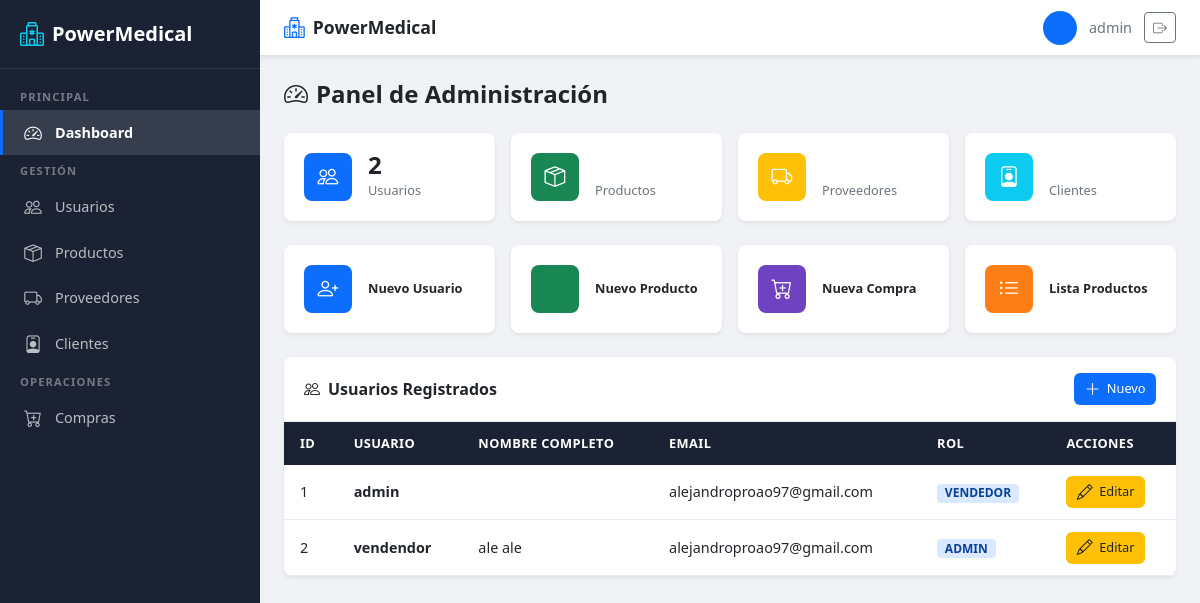
Page /usuarios/dashboard/admin/ (signed in) on the earlier database version.
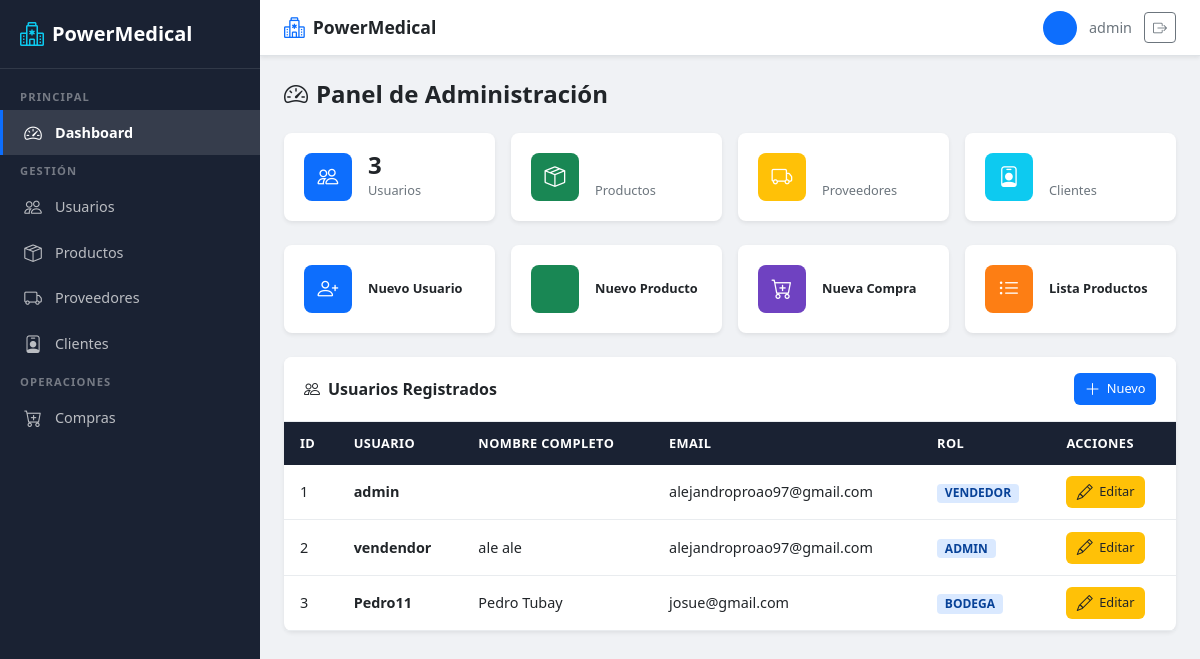
Same page on the later database version.
### usuarios/models.py (models this page shows)
class Usuario(AbstractUser):
    ROLES = [
        ('ADMIN', 'Administrador'),
        ('BODEGA', 'Bodeguero'),
        ('VENDEDOR', 'Vendedor'),
    ]
    rol = models.CharField(
        max_length=15,
        choices=ROLES,
        default='VENDEDOR'
    )

### usuarios/views.py (the view)
# urls.py: path('dashboard/admin/', views.dashboard_admin, name='dashboard_admin'),
@roles_permitidos('ADMIN')
def dashboard_admin(request):
    usuarios = Usuario.objects.all()
    return render(request, 'usuarios/dashboard_admin.html', {'usuarios': usuarios})

### usuarios/views.py (called while the page is built)
def roles_permitidos(*roles):
    def decorator(view_func):
        @wraps(view_func)
        @login_required
        def wrapper(request, *args, **kwargs):
            if request.user.is_superuser or request.user.rol in roles:
                return view_func(request, *args, **kwargs)
            return redirect('redireccion_rol')
        return wrapper
    return decorator

### usuarios/templates/usuarios/dashboard_admin.html (shortened to what the changed rows need)
{% extends 'usuarios/base.html' %}
{% block content %}
<div class="pm-page-header">
    <h2><i class="bi bi-speedometer2 me-2"></i>Panel de Administración</h2>
</div>
<div class="row g-3 mb-4">
    <div class="col-sm-6 col-lg-3">
        <a href="{% url 'registro_usuario' %}" class="pm-stat-card">
            <div class="pm-stat-info">
                <h3>{{ usuarios|length }}</h3>
                <p>Usuarios</p>
            </div>
        </a>
    </div>
</div>
<div class="pm-card">
    <div class="pm-card-body p-0">
        <div class="pm-table-responsive">
            <table class="pm-table">
                <thead>
                    <tr>
                        <th>ID</th>
                        <th>Usuario</th>
                        <th>Nombre Completo</th>
                        <th>Email</th>
                        <th>Rol</th>
                        <th>Acciones</th>
                    </tr>
                </thead>
                <tbody>
                    {% for usuario in usuarios %}
                    <tr>
                        <td>{{ usuario.id }}</td>
                        <td><strong>{{ usuario.username }}</strong></td>
                        <td>{{ usuario.first_name }} {{ usuario.last_name }}</td>
                        <td>{{ usuario.email|default:"-" }}</td>
                        <td><span class="pm-badge pm-badge-role">{{ usuario.rol }}</span></td>
                        <td>
                            <a href="{% url 'editar_usuario' usuario.id %}" class="pm-btn pm-btn-warning pm-btn-sm">
                                <i class="bi bi-pencil"></i> Editar
                            </a>
                        </td>
                    </tr>
                    {% endfor %}
                </tbody>
            </table>
        </div>
    </div>
</div>
{% endblock %}

### usuarios/templates/usuarios/base.html (shortened to what this page needs)
{% load static %}
<!DOCTYPE html>
<html lang="es">
<head>
    <link href="https://cdn.jsdelivr.net/npm/bootstrap@5.3.0/dist/css/bootstrap.min.css" rel="stylesheet">
    <link href="https://cdn.jsdelivr.net/npm/bootstrap-icons@1.11.0/font/bootstrap-icons.css" rel="stylesheet">
    <link href="{% static 'usuarios/css/style.css' %}" rel="stylesheet">
</head>
<body>
    <aside class="pm-sidebar" id="sidebar">
        <a class="pm-sidebar-brand" href="{% url 'redireccion_rol' %}">
            <i class="bi bi-hospital"></i>
            <span>PowerMedical</span>
        </a>
        <nav class="pm-sidebar-nav">
            {% if user.is_superuser or user.rol == 'ADMIN' %}
                <div class="nav-section">Principal</div>
                <a class="nav-link {% if request.resolver_match.url_name == 'dashboard_admin' %}active{% endif %}" href="{% url 'dashboard_admin' %}">
                    <i class="bi bi-speedometer2"></i>
                    <span>Dashboard</span>
                </a>
                <div class="nav-section">Gestión</div>
                <a class="nav-link {% if request.resolver_match.url_name == 'registro_usuario' or request.resolver_match.url_name == 'editar_usuario' %}active{% endif %}" href="{% url 'registro_usuario' %}">
                    <i class="bi bi-people"></i>
                    <span>Usuarios</span>
                </a>
                <a class="nav-link " href="{% url 'lista_productos' %}">
                    <i class="bi bi-box-seam"></i>
                    <span>Productos</span>
                </a>
                <a class="nav-link {% if request.resolver_match.url_name == 'registrar_proveedor' %}active{% endif %}" href="{% url 'registrar_proveedor' %}">
                    <i class="bi bi-truck"></i>
                    <span>Proveedores</span>
                </a>
                <a class="nav-link {% if request.resolver_match.url_name == 'registrar_cliente' %}active{% endif %}" href="{% url 'registrar_cliente' %}">
                    <i class="bi bi-person-badge"></i>
                    <span>Clientes</span>
                </a>
                <div class="nav-section">Operaciones</div>
                <a class="nav-link {% if request.resolver_match.url_name == 'registrar_compra' %}active{% endif %}" href="{% url 'registrar_compra' %}">
                    <i class="bi bi-cart-plus"></i>
                    <span>Compras</span>
                </a>
            {% endif %}
        </nav>
    </aside>
    <div class="pm-main">
        <header class="pm-navbar">
            <a class="pm-navbar-brand" href="{% url 'redireccion_rol' %}">
                <i class="bi bi-hospital"></i>
                <span>PowerMedical</span>
            </a>
            <div class="pm-navbar-user">
                <div class="user-avatar">
                </div>
                <span class="d-none d-md-inline">
                    {{ user.first_name }} {{ user.last_name|default:user.username }}
                </span>
                <a href="{% url 'logout' %}" class="btn btn-outline-secondary btn-sm" title="Cerrar sesión">
                    <i class="bi bi-box-arrow-right"></i>
                </a>
            </div>
        </header>
        <main class="pm-content">
            {% block content %}{% endblock %}
        </main>
    </div>
</body>
</html>

Differences in the rows shown:
added Usuario: id "3", username "Pedro11", first_name "Pedro", last_name "Tubay", email "josue@gmail.com", rol "BODEGA"
Other differences:
{{ usuarios|length }}: "2" → "3"
